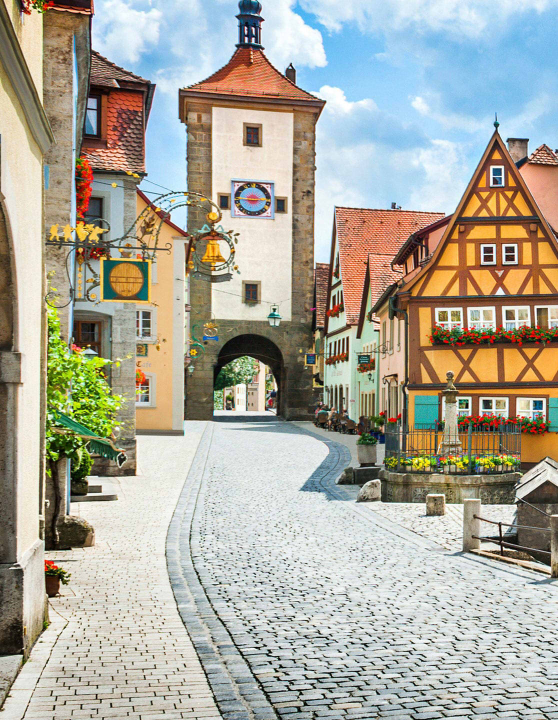
#> input picture left/001.jpg, 1116 x 1440 px (shown at 1/2 size); its folder holds only this picture in this run
$ python IS-final.py
#> lines starting #> are read from the running program, lines starting #| are printed output that depends on the picture; after the words box and inside, x2 and y2 are one past the last pixel; in counts of white or black regions, pixels touching at a corner belong together
import cv2
import numpy as np
import os

LEFT_DIR = "left"
RIGHT_DIR = "right"
RESULT_DIR = "411285047-6"

os.makedirs(RESULT_DIR, exist_ok=True)
overlap_file = open(os.path.join(RESULT_DIR, "overlap.txt"), "w")
filenames = sorted(os.listdir(LEFT_DIR))

# 初始化特徵偵測與匹配器
sift = cv2.SIFT_create(nfeatures=2000, contrastThreshold=0.03)
FLANN_INDEX_KDTREE = 1
flann = cv2.FlannBasedMatcher(dict(algorithm=FLANN_INDEX_KDTREE, trees=5), dict(checks=50))

for name in filenames:
    left_img_path = os.path.join(LEFT_DIR, name)
    right_img_path = os.path.join(RIGHT_DIR, name)

    if not os.path.exists(right_img_path):
        continue

    img1 = cv2.imread(left_img_path)
#> img1 is the input picture: shape (1440, 1116, 3); mean B, G, R 156.3, 168.8, 171.3
    img2 = cv2.imread(right_img_path)

    # 特徵偵測與匹配
    kp1, des1 = sift.detectAndCompute(img1, None)
#> kp1 = 2000 keypoints; strongest (x, y, size): (161, 1237, 2.2), (540, 1161, 2.4), (613, 1153, 1.8), (537, 1128, 2)
    kp2, des2 = sift.detectAndCompute(img2, None)
#> kp2 has the same summary as kp1
    matches = flann.knnMatch(des1, des2, k=2)
#> matches = 2000 matches
    good = [m for m, n in matches if m.distance < 0.7 * n.distance]
#> good = 2000 matches

    if len(good) < 4:
        print(f"❌ Not enough matches for {name}")
        continue

    src_pts = np.float32([kp1[m.queryIdx].pt for m in good]).reshape(-1, 1, 2)
#> src_pts = 2000 rows, first 8: [758.1, 1204], [903.3, 1366.1], [475.8, 1147.9], [475.8, 1147.9], [1005.2, 1083.2], [1005.2, 1083.2], [189.3, 1341.7], [1005.2, 1083.2]
    dst_pts = np.float32([kp2[m.trainIdx].pt for m in good]).reshape(-1, 1, 2)
#> dst_pts has the same summary as src_pts
    H, _ = cv2.findHomography(dst_pts, src_pts, cv2.RANSAC, 3.0)
#> H = [[1, 8.11e-16, -2.4e-13], [-8.18e-17, 1, 6.93e-13], [-1.23e-19, 1.33e-18, 1]]

    h1, w1 = img1.shape[:2]
#> h1 = 1440; w1 = 1116
    h2, w2 = img2.shape[:2]
#> h2 = 1440; w2 = 1116

    # warp 右圖到新畫布
    result_img = cv2.warpPerspective(img2, H, (w1 + w2, max(h1, h2)))
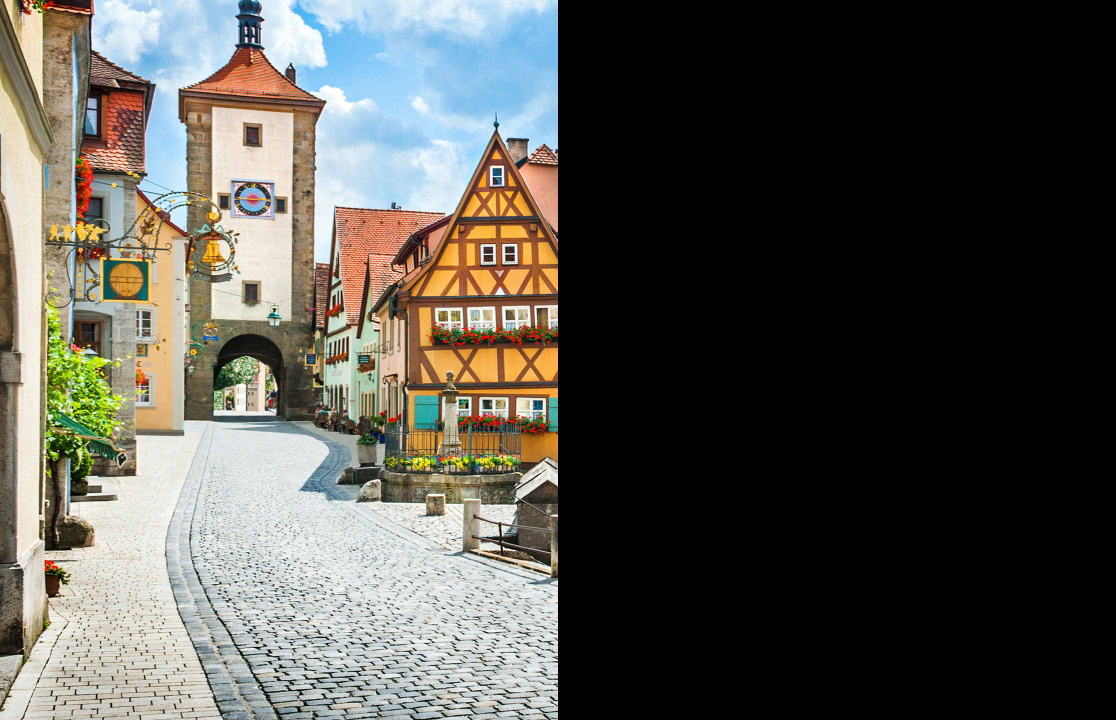
#> result_img: shape (1440, 2232, 3) (shown at 1/2 size); mean B, G, R 78.2, 84.4, 85.6
    result_img[0:h1, 0:w1] = img1

    # === 使用右圖非黑區製作 mask（關鍵步驟）===
    right_gray = cv2.cvtColor(img2, cv2.COLOR_BGR2GRAY)
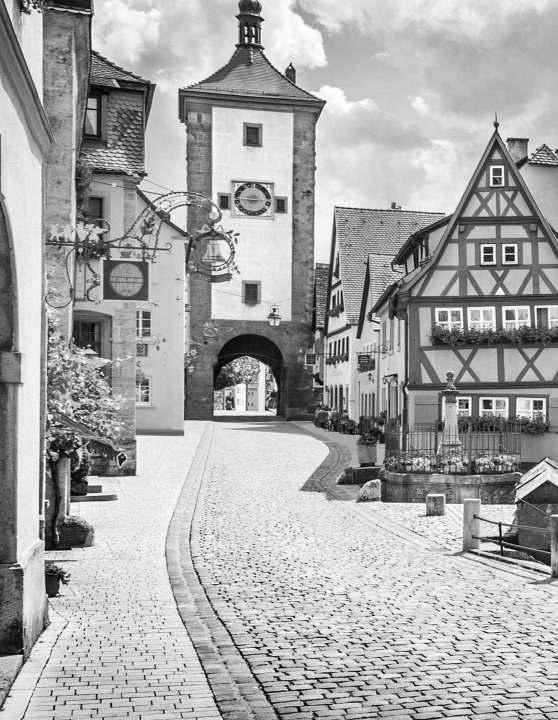
#> right_gray: shape (1440, 1116) (shown at 1/2 size); min 0, max 255, mean 168.1
    _, right_mask = cv2.threshold(right_gray, 1, 255, cv2.THRESH_BINARY)
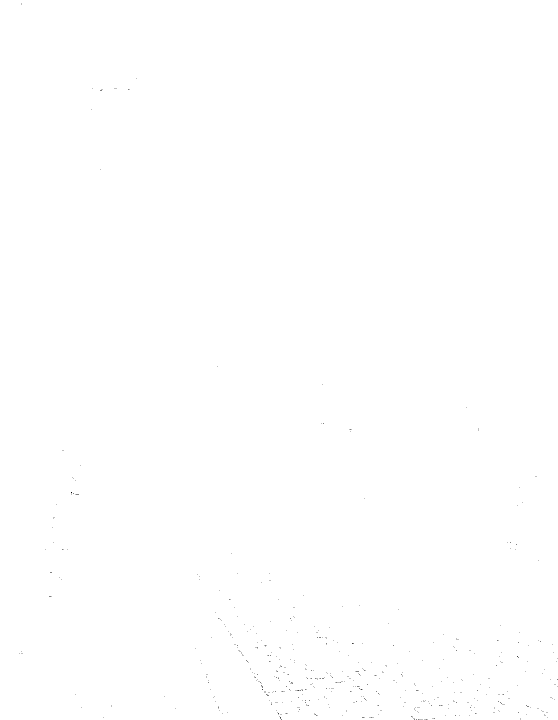
#> right_mask: shape (1440, 1116) (shown at 1/2 size); 100% white; black in thin lines or dots
    warped_mask = cv2.warpPerspective(right_mask, H, (w1 + w2, max(h1, h2)))
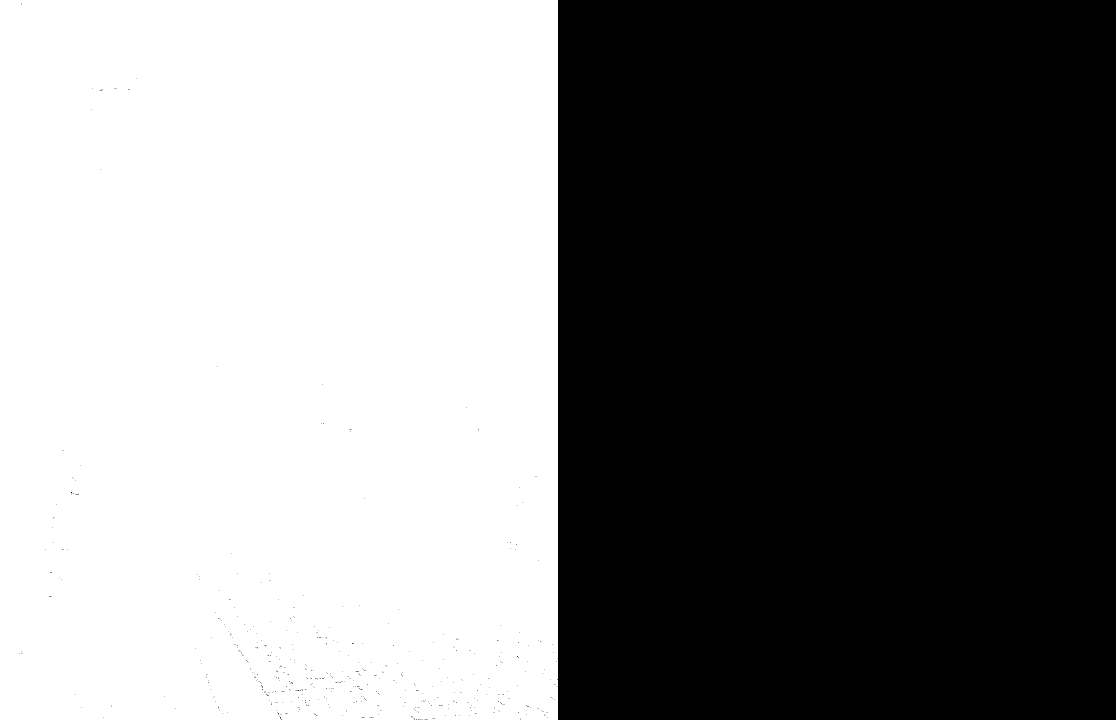
#> warped_mask: shape (1440, 2232) (shown at 1/2 size); 50% white; 1 white region, box (x1, y1, x2, y2) and area: (0, 0, 1116, 1440) 1606252

    # 建立左圖的 mask（貼在 (0, 0)）
    left_mask = np.zeros_like(warped_mask, dtype=np.uint8)
    left_mask[0:h1, 0:w1] = 255

    # 與右圖 warp mask 做交集
    overlap_mask = cv2.bitwise_and(warped_mask, left_mask)

    # 找重疊區的有效像素
    ys, xs = np.where(overlap_mask > 0)
    if len(xs) < 4:
        print(f"❌ Too little overlap for {name}")
        continue

    # 取得準確重疊區邊界
    min_x, max_x = xs.min(), xs.max()
#> min_x = 0; max_x = 1115
    min_y, max_y = ys.min(), ys.max()
#> min_y = 0; max_y = 1439

    # 真正的重疊區座標
    tl_x, tl_y = min_x, min_y
#> tl_x = 0; tl_y = 0
    tr_x, tr_y = max_x, min_y
#> tr_x = 1115; tr_y = 0
    br_x, br_y = max_x, max_y
#> br_x = 1115; br_y = 1439
    bl_x, bl_y = min_x, max_y
#> bl_x = 0; bl_y = 1439


    # 四角座標（左上、右上、右下、左下）
    tl_x, tl_y = min_x, min_y
    tr_x, tr_y = max_x, min_y
    br_x, br_y = max_x, max_y
    bl_x, bl_y = min_x, max_y

    # 輸出 overlap.txt
    line = f"{os.path.splitext(name)[0]} {tl_y} {tl_x} {tr_y} {tr_x} {br_y} {br_x} {bl_y} {bl_x}\n"
    overlap_file.write(line)

    # === 畫出重疊區塊（debug 用）===
    pts = np.array([[tl_x, tl_y], [tr_x, tr_y], [br_x, br_y], [bl_x, bl_y]], np.int32)
#> pts = [[0, 0], [1115, 0], [1115, 1439], [0, 1439]]
    cv2.polylines(result_img, [pts], isClosed=True, color=(0, 255, 0), thickness=2)
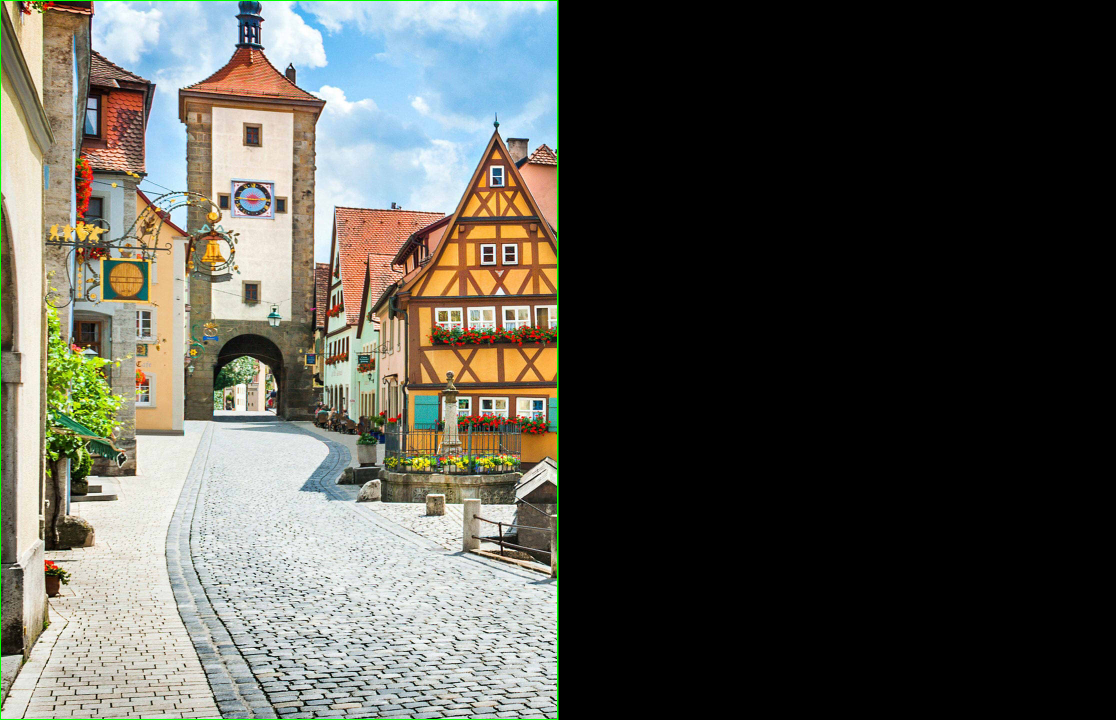
#> result_img: shape (1440, 2232, 3) (shown at 1/2 size); 0.36% of pixels changed, all inside (x1, y1, x2, y2) = (0, 0, 1117, 1440)

    # 儲存結果圖
    result_path = os.path.join(RESULT_DIR, name)
    cv2.imwrite(result_path, result_img)

    debug_path = os.path.join(RESULT_DIR, f"debug_{name}")
    cv2.imwrite(debug_path, result_img)

overlap_file.close()
print("✅ 全部處理完成")

$ run again, on left/002.jpg
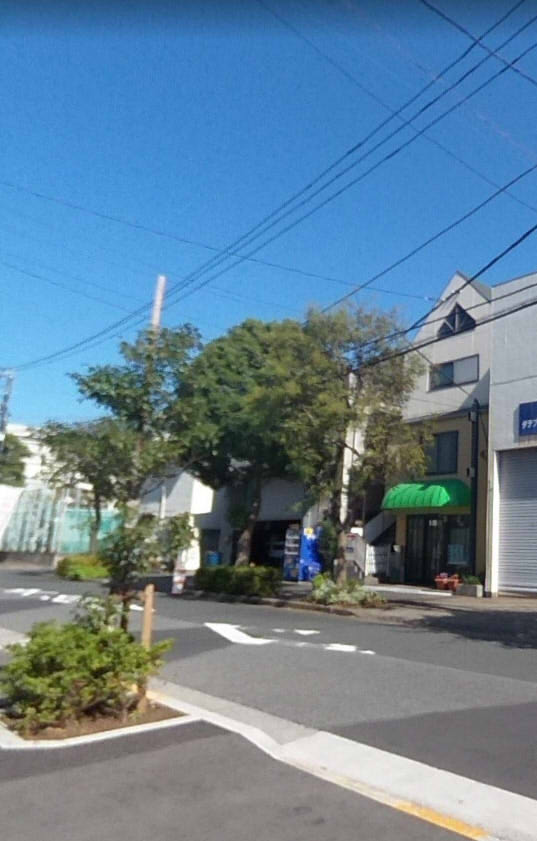
#> input picture left/002.jpg, 537 x 841 px
#> img1 is the input picture: shape (841, 537, 3); mean B, G, R 150, 129, 100.4
#> kp1 = 2000 keypoints; strongest (x, y, size): (190, 559, 15.8), (199, 498, 22.8), (358, 531, 6.4), (354, 530, 4.4)
#> kp2 has the same summary as kp1
#> matches = 2000 matches
#> src_pts = 2000 rows, first 8: [533.7, 282.5], [303.7, 511.7], [302.4, 606.9], [304.9, 578.7], [301.9, 410.7], [305.1, 530], [4.34, 681.6], [4.93, 543.5]
#> dst_pts has the same summary as src_pts
#> H = [[1, -2.87e-15, 2.46e-12], [-9.38e-15, 1, 5.36e-12], [-1.75e-17, -8.16e-18, 1]]
#> `right_gray = cv2.cvtColor(img2, cv2.COLOR_BGR2GRAY)`:
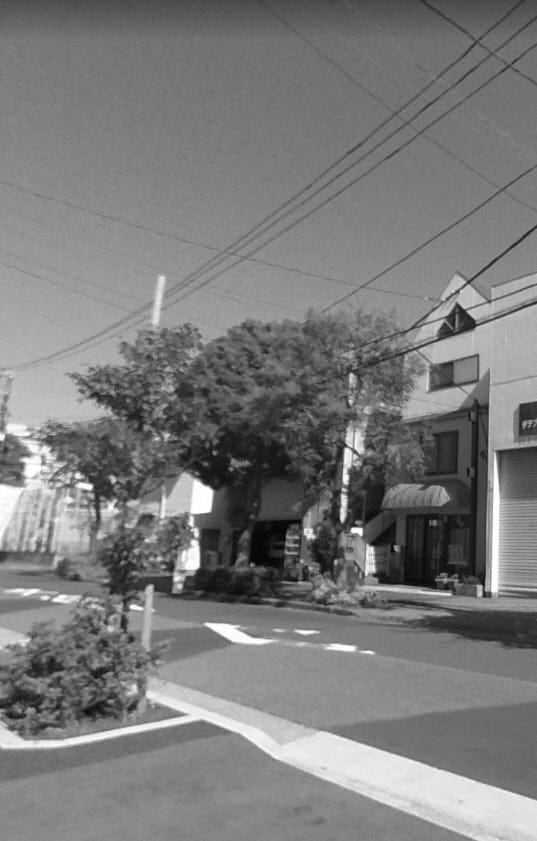
#> right_gray: shape (841, 537); min 0, max 255, mean 122.9
#> right_mask: shape (841, 537); 100% white; black in thin lines or dots, all inside (x1, y1, x2, y2) = (281, 528, 394, 552)
#> warped_mask: shape (841, 1074); 50% white; 1 white region, box (x1, y1, x2, y2) and area: (0, 0, 537, 841) 451610
#> min_x = 0; max_x = 536
#> min_y = 0; max_y = 840
#> tl_x = 0
#> tr_x = 536; tr_y = 0
#> br_x = 536; br_y = 840
#> bl_x = 0; bl_y = 840
#> pts = [[0, 0], [536, 0], [536, 840], [0, 840]]
#> `cv2.polylines(result_img, [pts], isClosed=True, color=(0, 255, 0), thi..`:
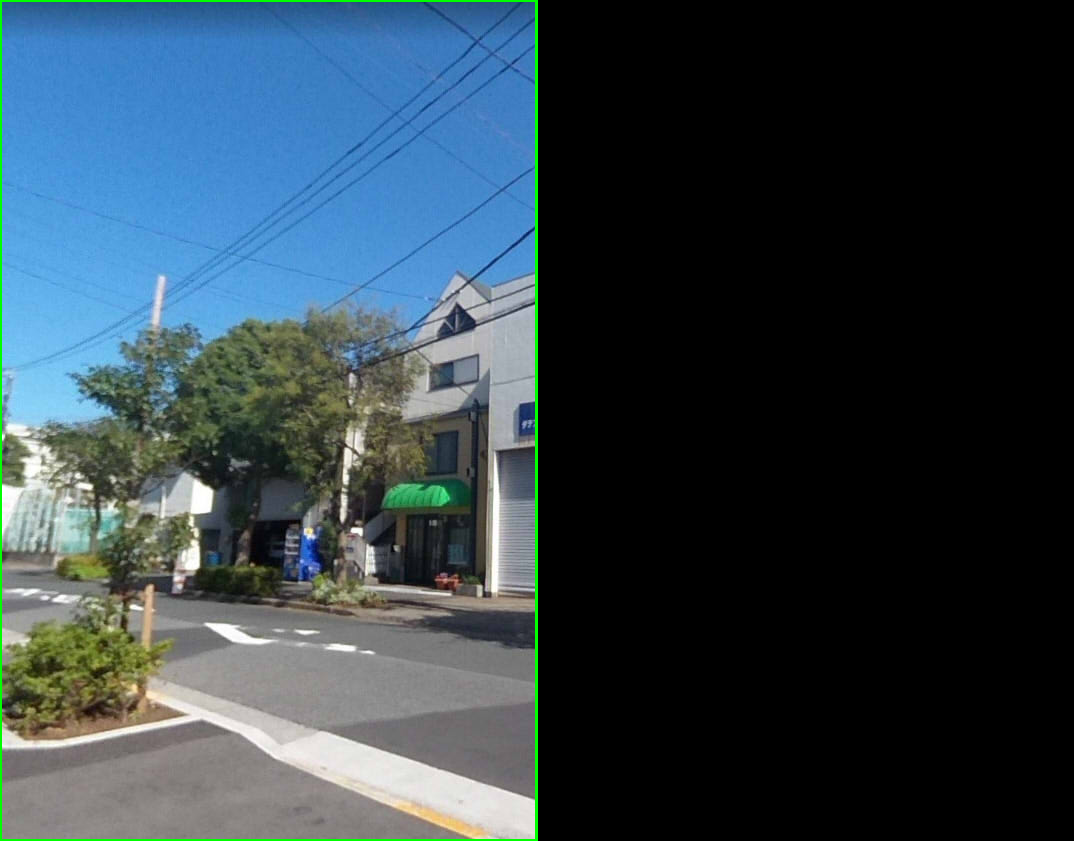
#> result_img: shape (841, 1074, 3); mean B, G, R 74.1, 65.5, 49.6
